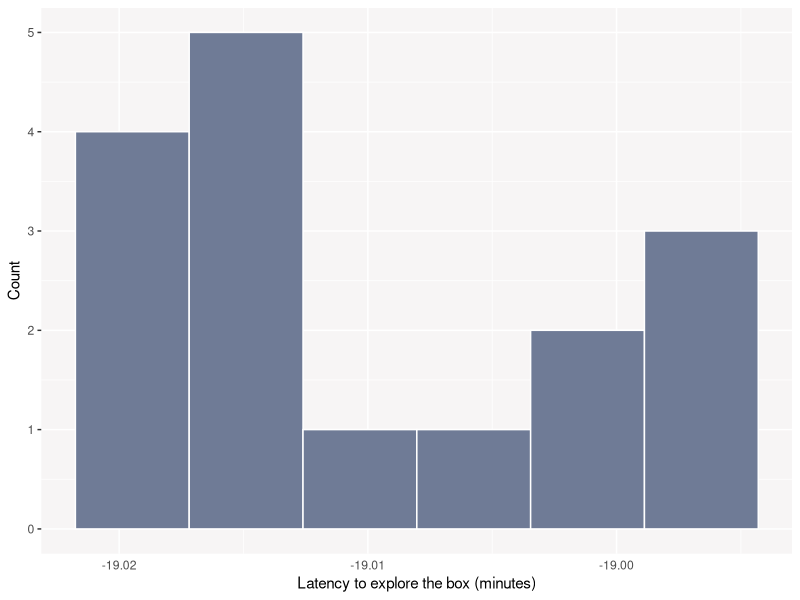

R code for this plot: (Note: this script raises an error after producing the figure.)
# Packages
  library(dplyr)
  library(tidyr)
  library(tibble)
  library(lubridate)
  library(ggplot2)
  library(readr)
  library(data.table)
  library(patchwork)

  
## 1. DATA IMPORT AND MANIPULATION
# Import data
  df <- read_delim("20201008.CSV", ";", escape_double = FALSE, trim_ws = TRUE)


  # Naming my columns
    names(df) <- c( "Identifier", "Date", "Time",
                  "Unit.number", "Antenna.number", "Transponder.type",
                  "Transponder.code", "Weight", "Input.status",
                  "Output.status", "Event", "GPS.coordinates")

  # Defining my variables
    df$Identifier <- as.integer(df$Identifier)
    df$Time <- as.character(df$Time) #this needs to be changed while reading the file
    df$Unit.number <- as.integer(df$Unit.number)
    df$Transponder.code <- as.character(df$Transponder.code)
    df$Actual_time <- dmy_hms(paste(df$Date,df$Time,sep=" "))

  # I make a new df with a subset of the variables of interest here
    new_dataset<-subset(df, select=c(Actual_time, Unit.number, Transponder.code))
    names(new_dataset) <- c("time", "antenna", "id")

  # I rename my antennas with a standardised notation across ponds (see scheme above)
    new_dataset[new_dataset == 11 | new_dataset == 21 | new_dataset == 31 | new_dataset == 41] <- 1
    new_dataset[new_dataset == 12 | new_dataset == 22 | new_dataset == 32 | new_dataset == 42] <- 2
    new_dataset[new_dataset == 13 | new_dataset == 23 | new_dataset == 33 | new_dataset == 43] <- 3
    new_dataset[new_dataset == 14 | new_dataset == 24 | new_dataset == 35 | new_dataset == 44] <- 4
    
    
    
# 2. I create the 'lat.expl' function for 'Latency to explore'.
    # From the cleaned data frame, it outputs all the individual full crossings.
    lat.expl <- function(df, pattern1, pattern2, initial_time){
    
  # I split my dataframe into a list of dataframes (one object per individual)
   df_list <- split(new_dataset, f = new_dataset$id)




  ## 2.1 REMOVE THE REPEATED READS
  # For each individual, I reduce the input vector (e.g., 1, 1, 1, 2, 2, 3) in a
  # way that one read is kept per sequence of identical numbers (e.g., 1, 2, 3).

  # I define 'df_list_red' which is basically 'df_list' except that the input vector
  # is replaced by the output vector.
    df_list_red <- list()
    nb_ind <- length(df_list)

  # I obtain the output vectors and the associated time and Identifier
    for (i in 1:nb_ind) {
      changes          <- which(df_list[[i]]$antenna!= lag(df_list[[i]]$antenna))
      antenna             <- c(df_list[[i]]$antenna[1], df_list[[i]]$antenna[changes])
      time             <- c(df_list[[i]]$time[1], df_list[[i]]$time[changes])
      id               <- c(df_list[[i]]$id[1], df_list[[i]]$id[changes])
      Identifier       <- c(df_list[[i]]$Identifier[1], df_list[[i]]$Identifier[changes])
      df_list_red[[i]] <- data.frame(antenna, time, id)
    }

  # I bind the rows of the list (i.e. make it a dataframe, as it initially was)
    df2 <- bind_rows(df_list_red)
    df2 <- as_tibble(df2)
  # df2 is basically the initial 'new_dataset' but the repeated reads
  # have been eliminated only to keep the first one.




  ## 2.2 IDENTIFY WHEN INDIVIDUALS CROSS THE BOX ENTIRELY
  # I stole the next piece of code from someone way smarter than me (see R Stack Overflow 41130912).
  # First, I keep reads when individuals go through the box the following way: 11 -> 12 -> 13 -> 14
    len_pattern = length(pattern1)
    df_abcd <- df2 %>% arrange(id, time) %>% group_by(id) %>%
    # check multiple lags condition
    mutate(ab = Reduce("&", Map("==", shift(antenna, n = 0:(len_pattern - 1), type = "lead"), pattern1)),
    g = cumsum(ab)) %>%
    # use reduce or to subset sequence rows having the same length as the pattern
    filter(Reduce("|", shift(ab, n = 0:(len_pattern - 1), type = "lag"))) %>%
    # make unique names
    group_by(g, add = TRUE) %>% mutate(antenna = paste(antenna, 1:n(), sep = "_")) %>%
    # pivoting the table to wide format
    select(-ab) %>% spread(antenna, time)


  # Second, I keep reads when individuals go through the box the other way around: 14 -> 13 -> 12 -> 11
    df_dcba <- df2 %>% arrange(id, time) %>% group_by(id) %>%
    # check multiple lags condition
    mutate(ab = Reduce("&", Map("==", shift(antenna, n = 0:(len_pattern - 1), type = "lead"), pattern2)),
    g = cumsum(ab)) %>%
    # use reduce or to subset sequence rows having the same length as the pattern
    filter(Reduce("|", shift(ab, n = 0:(len_pattern - 1), type = "lag"))) %>%
    # make unique names
    group_by(g, add = TRUE) %>% mutate(antenna = paste(antenna, 1:n(), sep = "_")) %>%
    # pivoting the table to wide format
    select(-ab) %>% spread(antenna, time)


  # I rename the columns of the two dataframes I created
  names(df_abcd) <- c("id", "g", "Ant1", "Ant2", "Ant3", "Ant4")
  names(df_dcba) <- c("id", "g", "Ant1", "Ant2", "Ant3", "Ant4")

  # I obtain a dataframe in which each row represents one individual full crossing
  df3 <- rbind(df_abcd, df_dcba)

  # I keep individuals with the smallest 'arrival' (i.e. Ant4) value.
  df3 <- df3 %>%
    group_by(id) %>%
    slice(which.min(Ant2))




  ## 2.3 CALCULATE LATENCY TIME
  # I add a new column with the time to cross the box since the start of the test
  df3 <- mutate(df3, time_since_start = Ant2 - initial_time)
  df3$time_since_start <- as.numeric(df3$time_since_start)





  return(df3)
}


# 3. I indicate the crossing sequences (a -> d and d -> a) and starting time
  p11.14 = c(1, 2, 3, 4)
  P14.11 = c(4, 3, 2, 1)
  t11.30 <- as.POSIXct("2020-10-27 12:00:00 UTC", tz="UTC")

# I create my final df given a dataset and the two crossing sequences
  final_df <- lat.expl(df, p11.14, P14.11, t11.30)

# I obtain the individuals that did not cross at all during the duration of the test
  non_expl_babies <- setdiff(df$`Transponder.code`, final_df$id)
  

## PLOTTING
  ggplot(data=final_df, aes(time_since_start)) +
    geom_histogram(aes(),
                   bins = 6,
                   fill="#6f7b96",
                   colour = "white") +
    labs(x="Latency to explore the box (minutes)", y="Count") +
    theme(axis.ticks.x = element_blank(),
          panel.background = element_rect(fill = "#f7f5f5"))


# Plotting the non-visitors

# I obtain the individuals that did not cross at all during the duration of the test
  non_expl_babies <- setdiff(df$`Transponder code`, final_df$id)
  nb_non_expl <- length(non_expl_babies)

# I create a very simple dataframe with two columns
# The first one is the ids of the individuals that crossed
# The second one is a '1' for each row
  id <- c(non_expl_babies)
  crossings <- c(nb_non_expl)
  non_expl_df <- data.frame(id, crossings)


# I merge this dataframe with the one created above
  final_df2 <- merge(final_df, non_expl_df, by = c("id"), all = T)

  a <- ggplot(data=final_df2, aes(time_since_start)) +
    geom_histogram(aes(),
                   binwidth = 5,
                   fill="#6f7b96",
                   colour = "white") +
    labs(x="Latency to explore the box (minutes)", y="Count") +
    theme(panel.grid.major.y = element_line(colour = "white"),
          panel.grid.minor.y = element_line(colour = "white"), 
          panel.grid.major.x = element_line(colour = "#f7f5f5"),
          panel.grid.minor.x = element_line(colour = "#f7f5f5"),
          axis.ticks.y = element_blank(), 
          axis.ticks.x = element_blank(), 
          panel.background = element_rect(fill = "#f7f5f5"),
          axis.line.y = element_line(color = "black"),
          plot.margin = margin(t = 0, r = 20, b = 0, l = 0, unit = "pt")) + 
    ylim(0, 6) 
  
  b <- ggplot(data=non_expl_df, aes(crossings)) +
    geom_histogram(aes(),
                   binwidth = 1,
                   fill="#6f7b96",
                   colour = "white") +
    labs(x="Non-read individuals", y="Count") +
    theme(panel.grid.major.y = element_line(colour = "white"),
          panel.grid.minor.y = element_line(colour = "white"),
          panel.grid.major.x = element_line(colour = "#f7f5f5"),
          panel.grid.minor.x = element_line(colour = "#f7f5f5"),
          axis.ticks.y = element_blank(), 
          axis.ticks.x = element_blank(), 
          panel.background = element_rect(fill = "#f7f5f5"),
          axis.line.y = element_blank(),
          axis.text.x = element_blank(),
          axis.text.y = element_blank(),
          aspect.ratio = 7,
          plot.margin = margin(t = 0, r = 30, b = 0, l = 0, unit = "pt")) + ylim(0, 6) +
    labs(y = " ")



(a + b)



